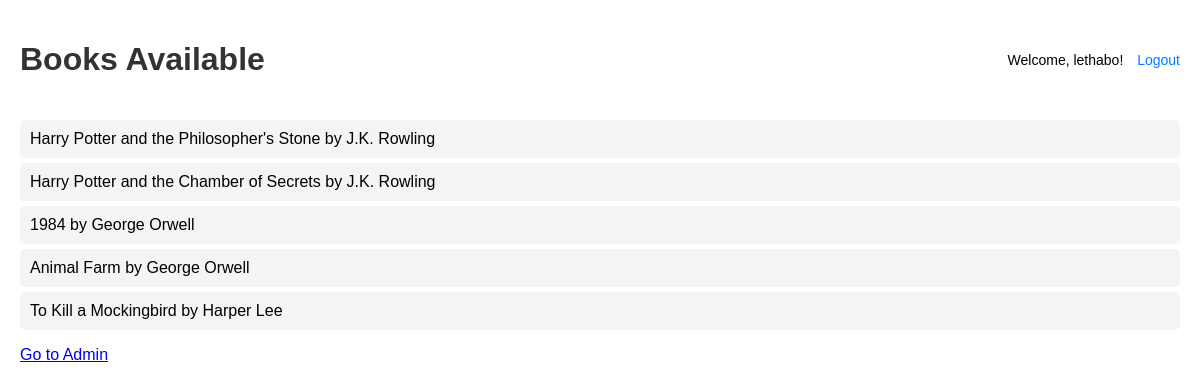
The app's page /books/ (signed in) with its own data.
### relationship_app/models.py (models this page shows, shortened)
class Book(models.Model):
    title = models.CharField(max_length=200)
    author = models.ForeignKey(Author, on_delete=models.CASCADE)

class Author(models.Model):
    name = models.CharField(max_length=100)

### relationship_app/views.py (the view)
# urls.py: path('books/', views.list_books, name='list_books'),
@login_required
def list_books(request):
    books = Book.objects.all()  # type: ignore
    return render(request, 'relationship_app/list_books.html', {'books': books})

### relationship_app/templates/relationship_app/list_books.html (shortened to what this page needs)
<!DOCTYPE html>
<html lang="en">
<head>
</head>
<body>
    <div class="header">
        <h1>Books Available</h1>
        <div class="auth-info">
            {% if user.is_authenticated %}
                Welcome, {{ user.username }}!
                <a href="{% url 'logout' %}">Logout</a>
            {% else %}
                <a href="{% url 'login' %}">Login</a>
                <a href="{% url 'register' %}">Register</a>
            {% endif %}
        </div>
    </div>
    {% if books %}
        <ul>
            {% for book in books %}
            <li>{{ book.title }} by {{ book.author.name }}</li>
            {% endfor %}
        </ul>
    {% else %}
        <p>No books available.</p>
    {% endif %}
    <p><a href="/admin/">Go to Admin</a></p>
</body>
</html>

### relationship_app/templates/relationship_app/list_books.html (style rules this page uses)
body { font-family: Arial, sans-serif; margin: 20px; }
.header { display: flex; justify-content: space-between; align-items: center; margin-bottom: 20px; }
.auth-info { font-size: 14px; }
.auth-info a { color: #007bff; text-decoration: none; margin-left: 10px; }
h1 { color: #333; }
ul { list-style-type: none; padding: 0; }
li { background: #f4f4f4; margin: 5px 0; padding: 10px; border-radius: 5px; }

### records on screen
Book: title "Harry Potter and the Philosopher's Stone", author.name "J.K. Rowling"
Book: title "Harry Potter and the Chamber of Secrets", author.name "J.K. Rowling"
Book: title "1984", author.name "George Orwell"
Book: title "Animal Farm", author.name "George Orwell"
Book: title "To Kill a Mockingbird", author.name "Harper Lee"

### other values on screen
{{ user.username }} "lethabo"
